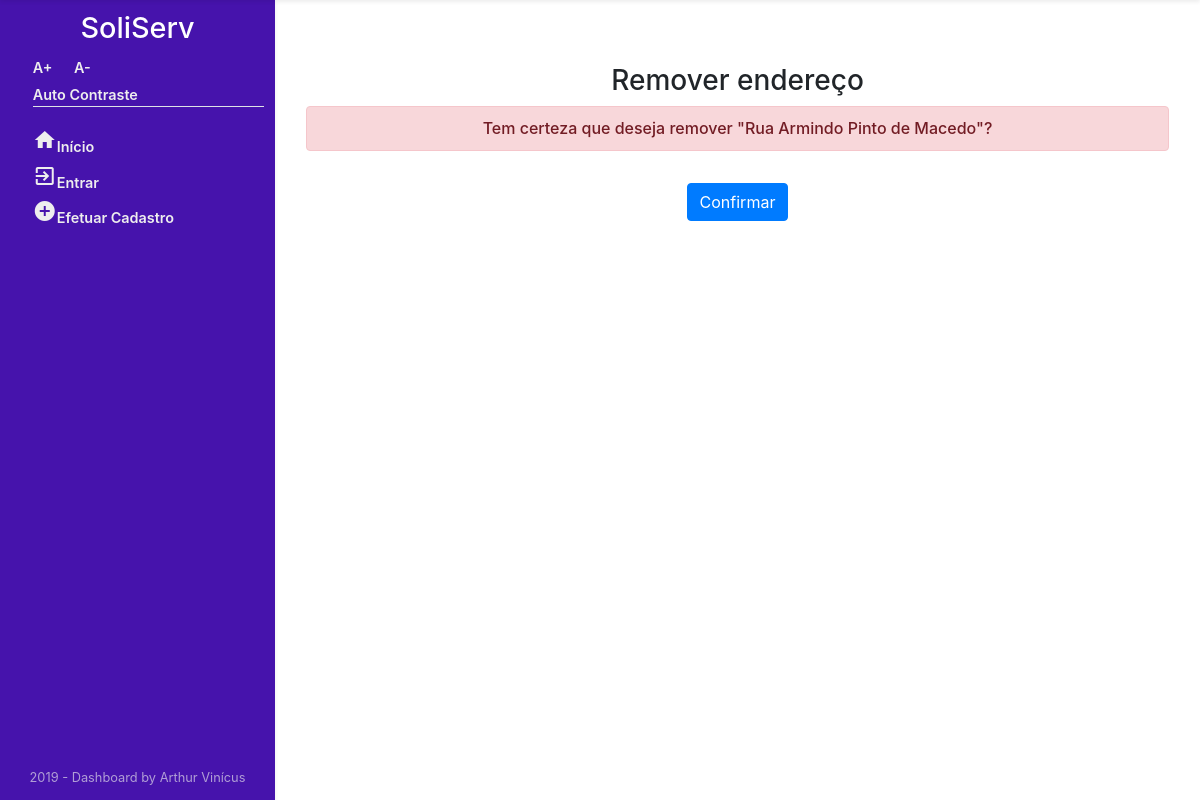
The app's page /Usuario/enderecos/excluir/3, older data.
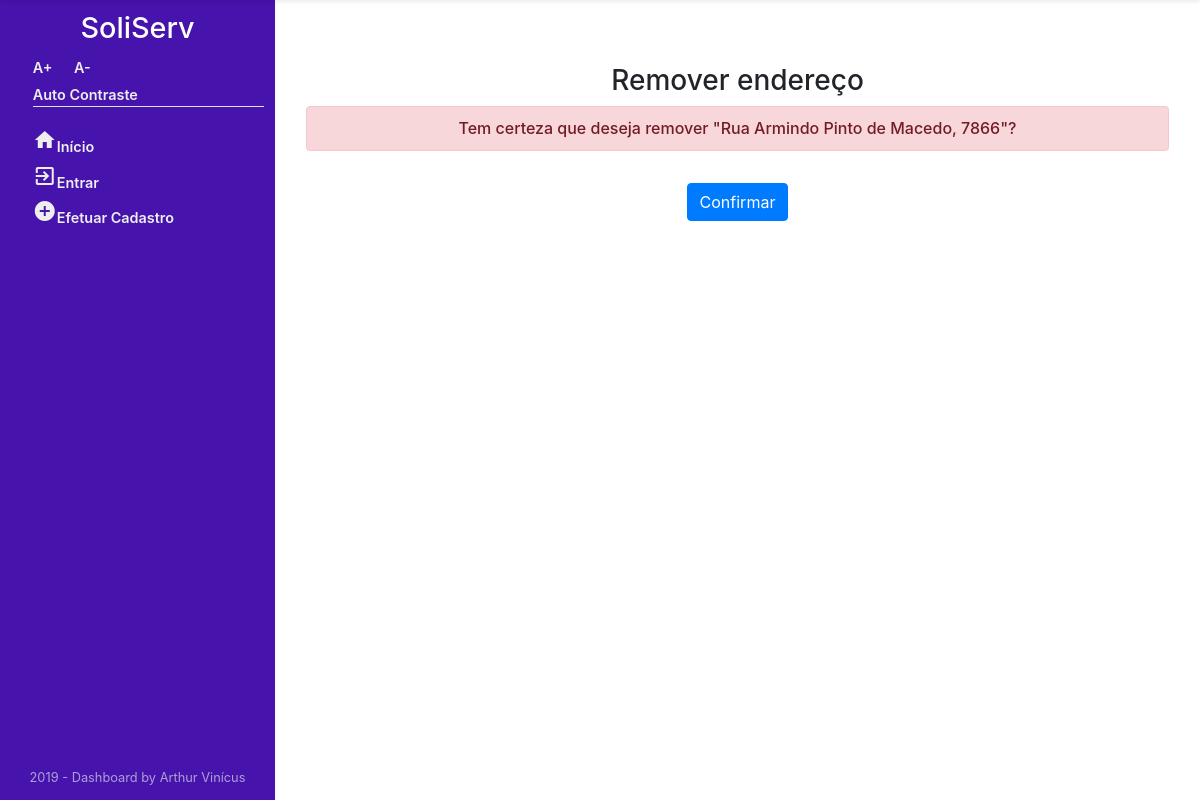
The same page, newer data.
### Usuario/models.py (models this page shows)
class Endereco(models.Model):
    cep = models.IntegerField('CEP')
    logradouro = models.CharField('LOGRADOURO', max_length=45)
    enderecoNumero = models.CharField('NÚMERO', max_length=11)
    complemento = models.CharField('COMPLEMENTO', max_length=45)
    bairro = models.CharField('BAIRRO', max_length=45)
    observacao = models.CharField('OBSERVAÇÃO', max_length=45)
    municipio = models.CharField('MUNICIPIO', max_length=45)
    estado = models.CharField('ESTADO', max_length=2)
    idPessoa = models.ForeignKey(
        User, on_delete=models.CASCADE, verbose_name="PESSOA")
    def __str__(self):
        return self.logradouro
    class Meta:
        verbose_name = "Endereco"
        verbose_name_plural = "Endereco"

### Usuario/views.py (the view)
# urls.py: path('enderecos/excluir/<int:pk>', views.DeletarEndereco.as_view(),name='endereco_deletar'),
class DeletarEndereco(DeleteView):
    model = Endereco
    template_name = "Usuario/endereco_confirm_delete.html"
    success_url = reverse_lazy('listaEnderecos')

### Usuario/templates/Usuario/endereco_confirm_delete.html (shortened to what this page needs)
{% extends 'sistemaDeGestaoDeServicosPublicos/index1.html' %}
{% block centro %}
<div class="container text-center mt-5">
    <form method="post">{% csrf_token %}
        <h3 class="text-center">Remover endereço</h3>
        <h6 class="alert alert-danger">Tem certeza que deseja remover "{{ object }}"?</h6>
        <input type="submit" class="btn btn-primary mt-3" value="Confirmar">
    </form>
</div>
{% endblock%}

### templates/sistemaDeGestaoDeServicosPublicos/index1.html (shortened to what this page needs)
<!DOCTYPE html>
<html lang="pt-br">
{% load staticfiles %}
<head>
    <link rel="stylesheet" href="https://stackpath.bootstrapcdn.com/bootstrap/4.3.1/css/bootstrap.min.css"
>
    <link href="https://unpkg.com/material-components-web@latest/dist/material-components-web.min.css" rel="stylesheet">
    <link rel="stylesheet" href="{% static 'css/dashboard-itens.css' %}">
    <link rel="stylesheet" href="{% static 'css/style.css' %}">
    <link rel="stylesheet" href="{% static 'css/zocial.css' %}">
</head>
<body class="acessibilidade" onresize="verificaSide()">
    <main class="main">
        <div class="sidebar shadow-sm" id="sidebar">
            <h1>SoliServ</h1>
            <div class="AcessibilidadeFontes">
                <a onClick="fonte('a');" title="Aumentar Tamanho da Fonte" href="#">A+</a>
                <a onClick="fonte('d');" title="Diminuir Tamanho da Fonte" href="#">A-</a>
            </div>
            {% if user.is_authenticated %}
            <a href="#altocontraste" id="altocontraste" accesskey="3" title="Auto Contraste"
                onclick="window.toggleContrast()" onkeydown="window.toggleContrast()">Auto
                Contraste</a> {% else %}
            <a class="border-bottom" href="#altocontraste" id="altocontraste" accesskey="3" title="Auto Contraste"
                onclick="window.toggleContrast()" onkeydown="window.toggleContrast()">Auto
                Contraste</a> {% endif %} {% if user.is_authenticated %}
            <nav>
                <p class="border-bottom text-center naoMostrarMouse">Bem Vindo {{ user.first_name }}!</p>
                <a href="{% url 'index' %}" title="Página Inicial"><i class="material-icons mt-3">home</i>Início</a>
                <a href="{% url 'meusDados' %}" title="Meus Dados"><i class="material-icons"> account_circle</i>Meus
                    Dados</a>
                <a href="{% url 'listaEnderecos' %}" title="Meus Endereços"><i
                        class="material-icons">person_pin_circle</i>Meus Endereços</a>
                <a href="{% url 'listaTelefones' %}" title="Meus Telefones"><i class="material-icons">phone</i>Meus
                    Telefones</a>
                <a href="{% url 'logout' %}" title="Log-out"><i class="material-icons">exit_to_app</i>Sair</a>
                <p class="naoMostrarMouse">Meus Chamados</p>
                <a href="/" title="Chamados Em Aberto"><i class="material-icons">list</i>Abertos</a>
                <a href="/" title="Chamados Em Andamento "><i class="material-icons">list</i>Em Andamento</a>
                <a href="/" title="Chamados Concluídos"><i class="material-icons">list</i>Concluídos</a>
            </nav>
            {% else %}
            <a href="{% url 'index' %}" title="Página Inicial"><i class="material-icons mt-3">home</i>Início</a>
            <a href="{% url 'login' %}" title="Log-in"><i class="material-icons ">exit_to_app</i>Entrar</a>
            <a href="{% url 'cadastrar' %}" title="Efetuar Cadastro"><i class="material-icons"> add_circle</i>Efetuar
                Cadastro</a> {% endif %}
            <p class="credit m-0">2019 - Dashboard by Arthur Vinícus</p>
        </div>
        <body>
            <div class="content d-flex flex-column" id="content">
                <div>
                    {% block centro%}
                     {% endblock %}
                </div>
            </div>
        </body>
    </main>
</body>
</html>

### sistemaDeGestaoDeServicosPublicos/static/css/style.css (style rules this page uses)
:root { --tamanho-sidebar: 275px; --transicao: .5s ease-in; }
* { margin: 0; padding: 0; }
.main { display: flex; justify-content: space-between; position: absolute; top: 0; box-sizing: border-box; transition: var(--transicao); min-height: 100vh; width: 100%; border: 2px; }
.sidebar { position: fixed; width: 100%; max-width: var(--tamanho-sidebar); display: flex; flex-direction: column; box-sizing: border-box; padding: .7em; height: 100vh; transition: var(--transicao); left: 0; z-index: 4; background: #4613ac; color: #fff; }
.sidebar h1 { font-size: 1.8em; align-self: center; }
.sidebar p { margin: .2em 0; }
.sidebar a { text-decoration: none; color: #eee; margin: .2em 0; margin-left: 1.5em; font-weight: 600; font-size: .9em; }
.content { display: flex; max-width: calc(100% - var(--tamanho-sidebar)); box-sizing: border-box; width: 100%; position: absolute; right: 0; transition: var(--transicao); padding: 1em; height: 100%; }
.credit { position: absolute; bottom: 1em; color: #eeeeeea2; font-size: .8em; align-self: center; }
.AcessibilidadeFontes { display: flex; flex-direction: row; }

Row changes from the older to the newer data that the page shows:
changed Endereco: logradouro "Rua Armindo Pinto de Macedo" → "Rua Armindo Pinto de Macedo, 7866"
